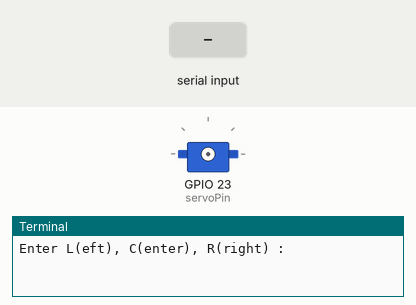
This program was run on a simulated Raspberry Pi (BCM pin numbers). On the bench: servo, the last lines printed to the terminal. The test bench sets the inputs (shaded band). Servo angles are drawn from the pulse width (0.5 ms = 0°, 2.5 ms = 180°).

Above: at 1.2 s.
1.3 s: "C" typed at the terminal, then Enter
2.8 s: "R" typed at the terminal, then Enter
At 3.1 s:
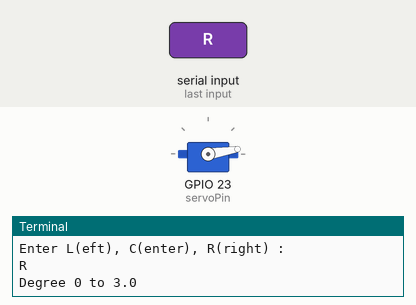
Timing chart, 0 to 5.8 s (numbered marks = the images above; inputs shaded):
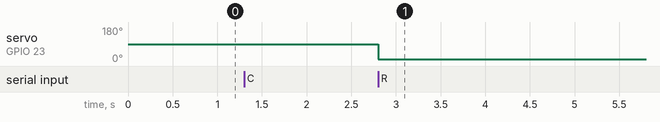

Measured:
- after the input at 2.8 s, servo on GPIO 23 (servoPin): 90° → 9° at once

The program:

gpio23_servo.py
```python
import RPi.GPIO as GPIO
import time

servoPin = 23
SERVO_MAX_DUTY = 12 # 서보 최대180도 위치 주기
SERVO_MIN_DUTY = 3  # 서보 최소0도 위치 주기

GPIO.setmode(GPIO.BCM)
GPIO.setup(servoPin, GPIO.OUT)

m = GPIO.PWM(servoPin, 50)
m.start(0)

def setServoPos(degree):
    # if degree > 180:
    #     degree = 180

    duty = SERVO_MIN_DUTY+(degree*(SERVO_MAX_DUTY-SERVO_MIN_DUTY)/180.0)
    print('Degree {} to {}'.format(degree, duty))
    m.ChangeDutyCycle(duty)

if __name__ == '__main__':
    try:
        while True:
            key = input('Enter L(eft), C(enter), R(right) : ')
            if key.upper() == 'L':
                setServoPos(270)
                time.sleep(0.5)
            if key.upper() == 'C':
                setServoPos(90)
                time.sleep(0.5)
            if key.upper() == 'R':
                setServoPos(0)
                time.sleep(0.5)
    except KeyboardInterrupt:
        pass
    finally:
        m.stop()
        GPIO.cleanup()


    
```
